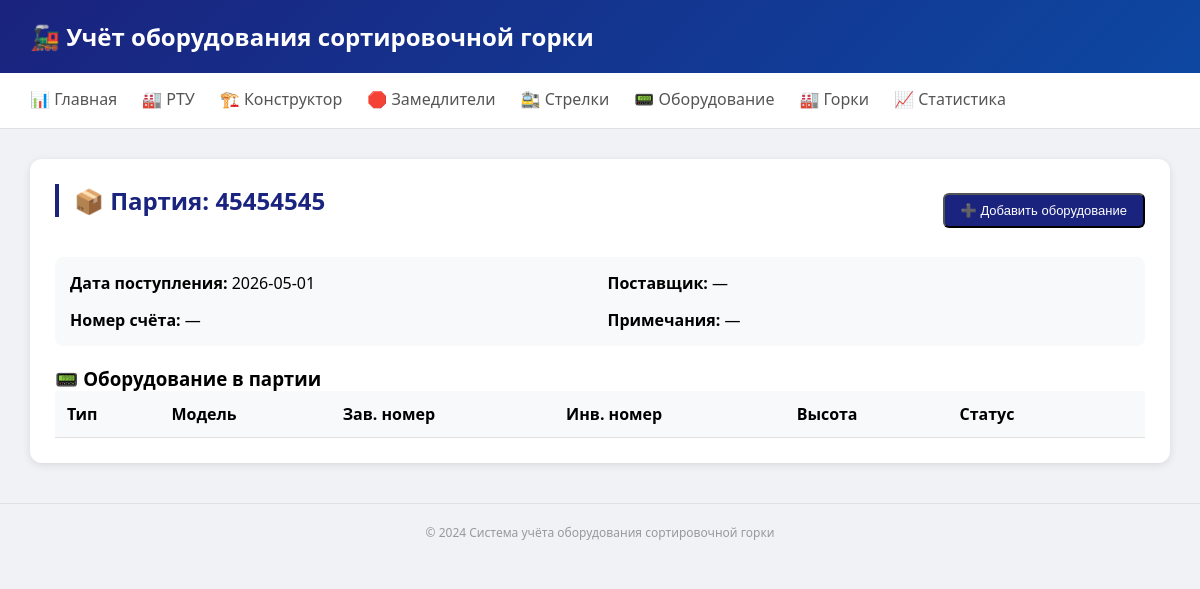
Page /rtu/batch/1 on the committed database.
### tables this page shows
CREATE TABLE rtu_batches (
            id INTEGER PRIMARY KEY AUTOINCREMENT,
            batch_number TEXT NOT NULL UNIQUE,
            received_date DATE NOT NULL,
            supplier TEXT,
            invoice_number TEXT,
            notes TEXT,
            created_at TIMESTAMP DEFAULT CURRENT_TIMESTAMP,
            created_by INTEGER
        );

### routers/rtu.py (the view)
@router.get("/batch/{batch_id}", response_class=HTMLResponse)
async def batch_detail(request: Request, batch_id: int):
    conn = get_db()
    cursor = conn.cursor()
    cursor.execute("SELECT * FROM rtu_batches WHERE id = ?", (batch_id,))
    batch = cursor.fetchone()
    cursor.execute("""
        SELECT d.*, et.name as type_name
        FROM devices d
        JOIN equipment_types et ON d.equipment_type_id = et.id
        WHERE d.rtu_batch_id = ?
    """, (batch_id,))
    devices = cursor.fetchall()
    conn.close()
    return templates.TemplateResponse("rtu_batch_detail.html", {
        "request": request,
        "batch": batch,
        "devices": devices
    })

### templates/rtu_batch_detail.html (shortened to what this page needs)
{% extends "base.html" %}
{% block content %}
<div class="card">
    <div style="display: flex; justify-content: space-between; align-items: center;">
        <h2>📦 Партия: {{ batch.batch_number }}</h2>
        <button onclick="showAddDeviceModal()" class="btn btn-primary">➕ Добавить оборудование</button>
    </div>
    <div style="display: grid; grid-template-columns: repeat(2, 1fr); gap: 15px; margin: 20px 0; padding: 15px; background: #f8f9fa; border-radius: 8px;">
        <div><strong>Дата поступления:</strong> {{ batch.received_date }}</div>
        <div><strong>Поставщик:</strong> {{ batch.supplier or '—' }}</div>
        <div><strong>Номер счёта:</strong> {{ batch.invoice_number or '—' }}</div>
        <div><strong>Примечания:</strong> {{ batch.notes or '—' }}</div>
    </div>
    <h3>📟 Оборудование в партии</h3>
    <table class="table">
        <thead>
            <tr><th>Тип</th><th>Модель</th><th>Зав. номер</th><th>Инв. номер</th><th>Высота</th><th>Статус</th><th></th></tr>
        </thead>
    </table>
</div>
{% endblock %}

### templates/base.html (style rules this page uses)
* { margin: 0; padding: 0; box-sizing: border-box; }
body { font-family: 'Segoe UI', Tahoma, Geneva, Verdana, sans-serif; background: #f0f2f5; }
.card { background: white; border-radius: 12px; box-shadow: 0 2px 8px rgba(0,0,0,0.1); padding: 25px; margin-bottom: 25px; }
.card h2 { color: #1a237e; margin-bottom: 20px; border-left: 4px solid #1a237e; padding-left: 15px; }
.table { width: 100%; border-collapse: collapse; }
.table th, .table td { padding: 12px; text-align: left; border-bottom: 1px solid #e0e0e0; }
.table th { background: #f8f9fa; font-weight: 600; }
.btn { display: inline-block; padding: 8px 16px; border-radius: 6px; text-decoration: none; font-size: 13px; font-weight: 500; }
.btn-primary { background: #1a237e; color: white; }

### rows in the picture
rtu_batches: batch_number "45454545", received_date "2026-05-01", notes "—"

### other values in the picture
{{ batch.supplier or '—' }} "—"
{{ batch.invoice_number or '—' }} "—"
